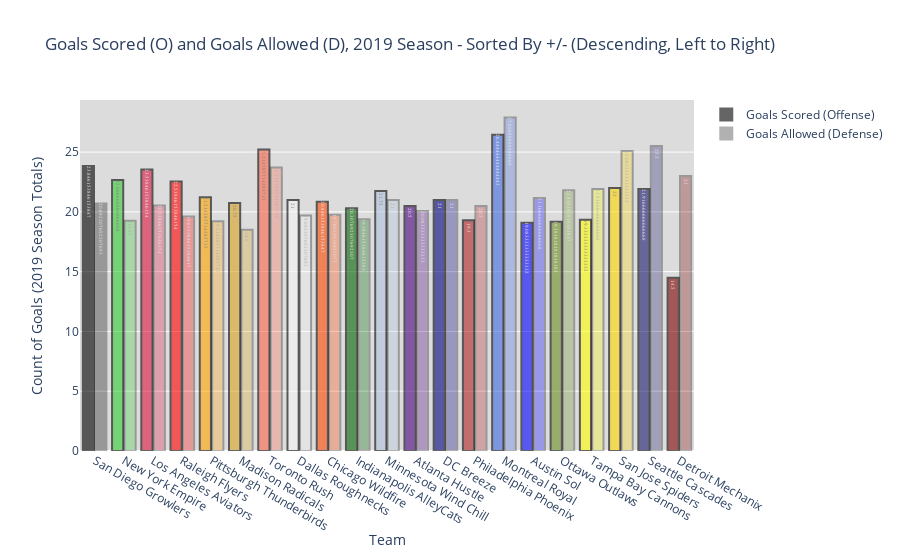

The notebook cell saved with this chart:
### Code cell
iplot(plot_goals(teams_list,df_stats,teams_col_dict))

### Figure 1 — Plotly figure (JSON) as saved in the notebook; plotly's stock layout.template omitted (floating-point values rounded to 4 significant figures)
{"data": [{"hovertext": ["San Diego Growlers +/- : 41", "New York Empire +/- : 41", "Los Angeles Aviators +/- : 39", "Raleigh Flyers +/- : 38", "Pittsburgh Thunderbirds +/- : 28", "Madison Radicals +/- : 27", "Toronto Rush +/- : 21", "Dallas Roughnecks +/- : 17", "Chicago Wildfire +/- : 14", "Indianapolis AlleyCats +/- : 12", "Minnesota Wind Chill +/- : 9", "Atlanta Hustle +/- : 5", "DC Breeze +/- : 0", "Philadelphia Phoenix +/- : -12", "Montreal Royal +/- : -13", "Austin Sol +/- : -25", "Ottawa Outlaws +/- : -29", "Tampa Bay Cannons +/- : -31", "San Jose Spiders +/- : -37", "Seattle Cascades +/- : -43", "Detroit Mechanix +/- : -102"], "marker": {"color": ["black", "limegreen", "crimson", "red", "orange", "goldenrod", "tomato", "whitesmoke", "orangered", "darkgreen", "lightsteelblue", "indigo", "navy", "firebrick", "royalblue", "blue", "olivedrab", "yellow", "gold", "midnightblue", "maroon"], "line": {"color": "black", "width": 2}}, "name": "Goals Scored (Offense)", "opacity": 0.6, "text": [23.85, 22.67, 23.54, 22.54, 21.21, 20.75, 25.21, 21, 20.85, 20.31, 21.75, 20.5, 21, 19.3, 26.44, 19.08, 19.18, 19.33, 22, 21.92, 14.5], "textfont": {"family": "sans serif", "size": 12}, "textposition": "auto", "type": "bar", "x": ["San Diego Growlers", "New York Empire", "Los Angeles Aviators", "Raleigh Flyers", "Pittsburgh Thunderbirds", "Madison Radicals", "Toronto Rush", "Dallas Roughnecks", "Chicago Wildfire", "Indianapolis AlleyCats", "Minnesota Wind Chill", "Atlanta Hustle", "DC Breeze", "Philadelphia Phoenix", "Montreal Royal", "Austin Sol", "Ottawa Outlaws", "Tampa Bay Cannons", "San Jose Spiders", "Seattle Cascades", "Detroit Mechanix"], "y": [23.85, 22.67, 23.54, 22.54, 21.21, 20.75, 25.21, 21, 20.85, 20.31, 21.75, 20.5, 21, 19.3, 26.44, 19.08, 19.18, 19.33, 22, 21.92, 14.5]}, {"hovertext": ["San Diego Growlers +/- : 41", "New York Empire +/- : 41", "Los Angeles Aviators +/- : 39", "Raleigh Flyers +/- : 38", "Pittsburgh Thunderbirds +/- : 28", "Madison Radicals +/- : 27", "Toronto Rush +/- : 21", "Dallas Roughnecks +/- : 17", "Chicago Wildfire +/- : 14", "Indianapolis AlleyCats +/- : 12", "Minnesota Wind Chill +/- : 9", "Atlanta Hustle +/- : 5", "DC Breeze +/- : 0", "Philadelphia Phoenix +/- : -12", "Montreal Royal +/- : -13", "Austin Sol +/- : -25", "Ottawa Outlaws +/- : -29", "Tampa Bay Cannons +/- : -31", "San Jose Spiders +/- : -37", "Seattle Cascades +/- : -43", "Detroit Mechanix +/- : -102"], "marker": {"color": ["black", "limegreen", "crimson", "red", "orange", "goldenrod", "tomato", "whitesmoke", "orangered", "darkgreen", "lightsteelblue", "indigo", "navy", "firebrick", "royalblue", "blue", "olivedrab", "yellow", "gold", "midnightblue", "maroon"], "line": {"color": "black", "width": 2}}, "name": "Goals Allowed (Defense)", "opacity": 0.3, "text": [20.69, 19.25, 20.54, 19.62, 19.21, 18.5, 23.71, 19.69, 19.77, 19.38, 21, 20.08, 21, 20.5, 27.89, 21.17, 21.82, 21.92, 25.08, 25.5, 23], "textfont": {"family": "sans serif", "size": 12}, "textposition": "auto", "type": "bar", "x": ["San Diego Growlers", "New York Empire", "Los Angeles Aviators", "Raleigh Flyers", "Pittsburgh Thunderbirds", "Madison Radicals", "Toronto Rush", "Dallas Roughnecks", "Chicago Wildfire", "Indianapolis AlleyCats", "Minnesota Wind Chill", "Atlanta Hustle", "DC Breeze", "Philadelphia Phoenix", "Montreal Royal", "Austin Sol", "Ottawa Outlaws", "Tampa Bay Cannons", "San Jose Spiders", "Seattle Cascades", "Detroit Mechanix"], "y": [20.69, 19.25, 20.54, 19.62, 19.21, 18.5, 23.71, 19.69, 19.77, 19.38, 21, 20.08, 21, 20.5, 27.89, 21.17, 21.82, 21.92, 25.08, 25.5, 23]}], "layout": {"bargap": 0.15, "bargroupgap": 0.1, "plot_bgcolor": "rgb(220,220,220)", "title": {"text": "Goals Scored (O) and Goals Allowed (D), 2019 Season - Sorted By +/- (Descending, Left to Right)"}, "xaxis": {"title": {"text": "Team"}}, "yaxis": {"title": {"text": "Count of Goals (2019 Season Totals)"}}}}
